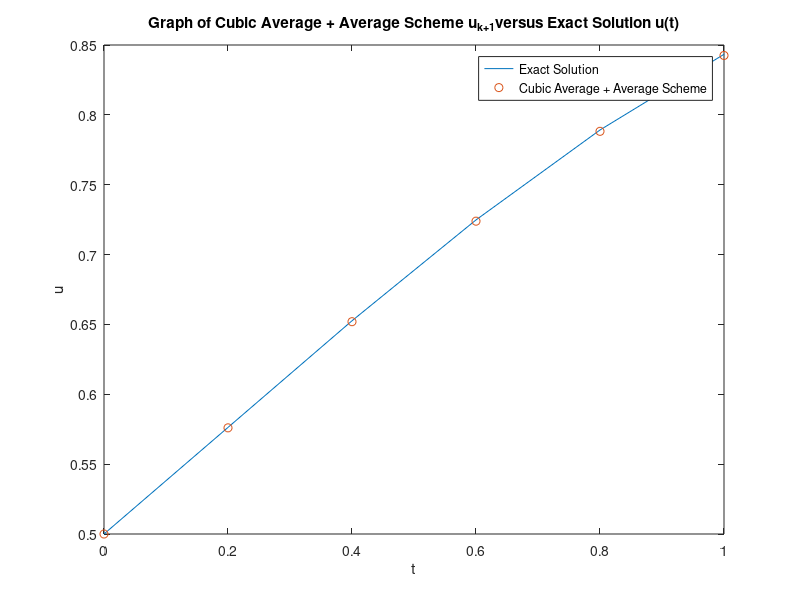

Write the MATLAB code that produced this figure.
% Oxy NREUP Summer Research - Combustion Alt. Method
% Alexis Guevara

%{
This script numerically solves the IVP u'(t) = -u(t)^3 + u(t), u(0) = u_0 > 0
Domain is a<=t<b
True Solution is u(t) = (((u_0) / sqrt(1-(u_0^2))).*exp(T)) ./ sqrt(1 + (((u_0) / sqrt(1-(u_0^2)))^2).*(exp(2.*T)))
%}

format long
f1  = @(u) -u^3 + u;    % function
a   = 0; b  = 1;    % endpoints
u_0 = 0.5;    % initial condition
N_t   = input('Enter the number of partitions along the t-axis: ');
delta_t = (b-a)/N_t;
% where T = delta_t * N_t;
T = zeros(1,N_t+1);
T = a:delta_t:b;

% EXACT SOLUTION
D_z = (u_0) / sqrt(1-(u_0^2));
z = (D_z.*exp(T)) ./ sqrt(1 + (D_z^2).*(exp(2.*T)));

% BERNOULLI SCHEME
% EXACT
Ber = zeros(1,N_t+1);
Ber(1) = 0.5;
for j = 1:N_t
    Ber(j+1) = (sqrt(exp(2*delta_t))*Ber(j)) / sqrt((exp(2*delta_t) - 1)*(Ber(j)^2) + 1);
end
Ber(1) = 0.5;

plot(T,z,T,Ber,'o')


% UNITY APPROXIMATION SCHEMES
%{ 
For each unity approximation, use the 'cubic average' scheme for 
-u(t)^3 and then create DIFFERENT unity approx schemes for u(t). 
Check txtbk for possible methods.
%}

% METHOD 1
% cubic average scheme + none
% ORDER 1
A = zeros(1,N_t+1);
A(1) = 0.5;
for j = 1:N_t
    A(j+1) = (-27*(delta_t^3)*(A(j)^3) + 54*(delta_t^3)*(A(j)) + 54*(delta_t^2)*(A(j)) + sqrt(864*(delta_t^3) + (-27*(delta_t^3)*(A(j)^3) + 54*(delta_t^3)*(A(j)) + 54*(delta_t^2)*(A(j)))^2))^(1/3)/(3*2^(1/3)*(delta_t)) - (2*2^(1/3))/(-27*(delta_t^3)*(A(j)^3) + 54*(delta_t^3)*(A(j)) + 54*(delta_t^2)*(A(j)) + sqrt(864*(delta_t^3) + (-27*(delta_t^3)*(A(j)^3) + 54*(delta_t^3)*(A(j)) + 54*(delta_t^2)*(A(j)))^2))^(1/3);
end
A(1) = 0.5;

% METHOD 2
% cubic average scheme + average scheme: (u_{k+1} + u_{k}) / (2u_{k})
% ORDER 2
B = zeros(1,N_t+1);
B(1) = 0.5;
for j = 1:N_t
    B(j+1) = (-27*(delta_t^3)*(B(j)^3) + 27*(delta_t^3)*(B(j)) + 54*(delta_t^2)*(B(j)) + sqrt(108*((2 - delta_t)^3)*(delta_t^3) + (-27*(delta_t^3)*(B(j)^3) + 27*(delta_t^3)*(B(j)) + 54*(delta_t^2)*(B(j)))^2))^(1/3)/(3*2^(1/3)*delta_t) - (2^(1/3)*(2 - delta_t))/(-27*(delta_t^3)*(B(j)^3) + 27*(delta_t^3)*(B(j)) + 54*(delta_t^2)*(B(j)) + sqrt(108*((2 - delta_t)^3)*(delta_t^3) + (-27*(delta_t^3)*(B(j)^3) + 27*(delta_t^3)*(B(j)) + 54*(delta_t^2)*(B(j)))^2))^(1/3);
end
B(1) = 0.5;


% PLOT OF EXACT SOLUTION & EACH INITIAL METHOD
plot(T,z,T,B,'o')
title(['Graph of Cubic Average + Average Scheme u_{k+1}' ...
    'versus Exact Solution u(t)'])
xlabel('t')
ylabel('u')
legend('Exact Solution','Cubic Average + Average Scheme')


%{
% PLOT ERRORS OF EACH INITIAL METHOD
error_stndrd  = abs(S - z); % STANDARD FINITE ERROR
plot(T,error_stndrd,'o')
title('Graph of Errors of Discrete Methods y_{k+1}')
xlabel('t')
ylabel('u')
legend('Standard')
%}


%{
% COMPUTE ERRORS FOR EACH INITIAL METHOD
err_inf_method1_2 = norm(A - z,Inf);   % L infinity error for Method 1
err_inf_method2_2 = norm(B - z,Inf);   % L infinity error for Method 2
err_inf_bernoulli = norm(Ber - z,Inf); % L infinity error for Bernoulli
err_1_bernoulli   = norm(Ber - z,1);   % L1 error for Bernoulli
err_2_bernoulli   = norm(Ber - z,2);   % L2 error for Bernoulli


% STORE MAXIMUM ERROR
fid = fopen('CombustionAlt_Method2_Errors','a');
fprintf(fid, 'n=%f             \n', delta_t); 
fprintf(fid, 'err_inf_method1=%14.8e   \n', err_inf_method1_2);
fprintf(fid, 'err_inf_method2=%14.8e   \n', err_inf_method2_2);
fprintf(fid, 'err_inf_bernoulli=%14.8e \n', err_inf_bernoulli);
fprintf(fid, 'err_1_bernoulli=%14.8e   \n', err_1_bernoulli);
fprintf(fid, 'err_2_bernoulli=%14.8e   \n', err_2_bernoulli);

fclose(fid);
%}
